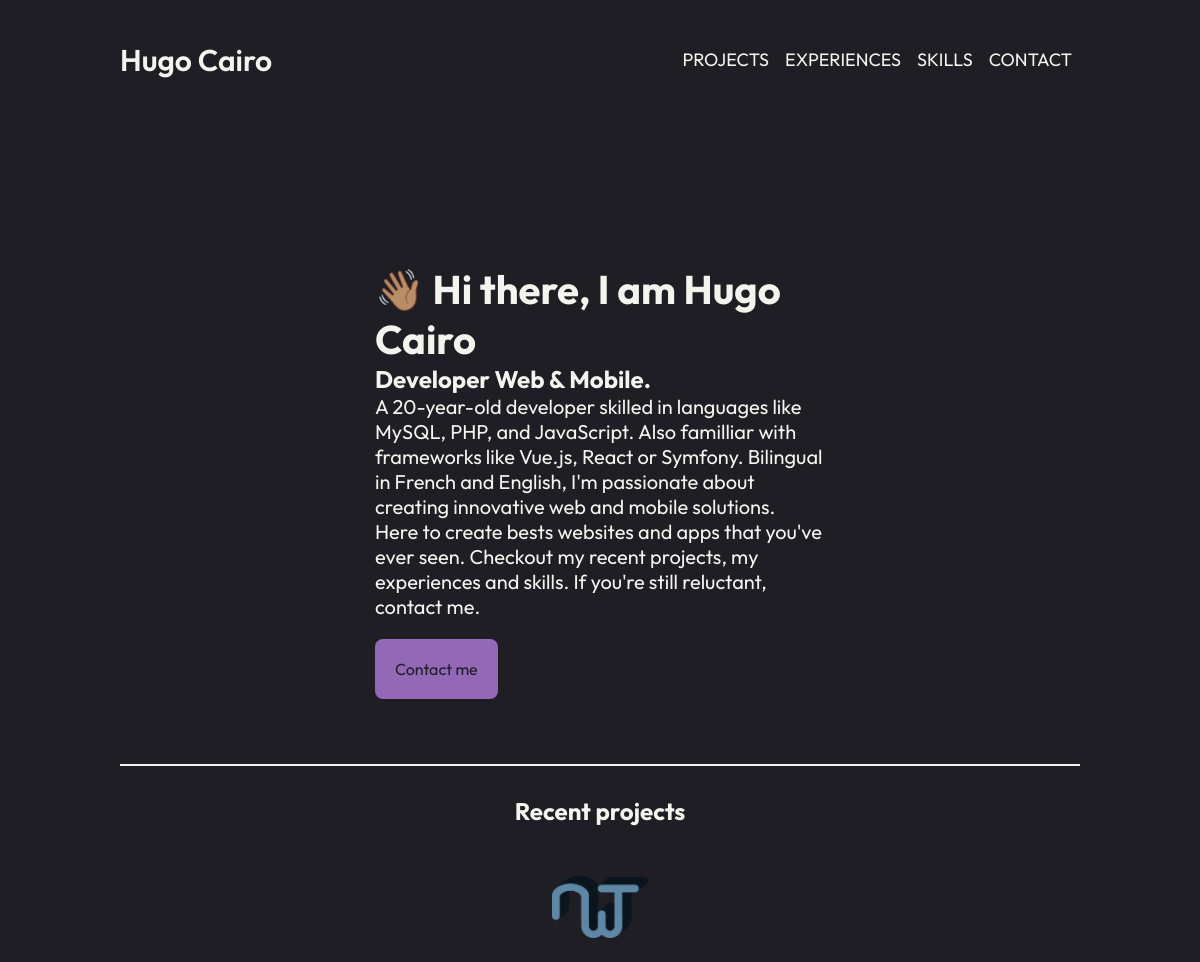
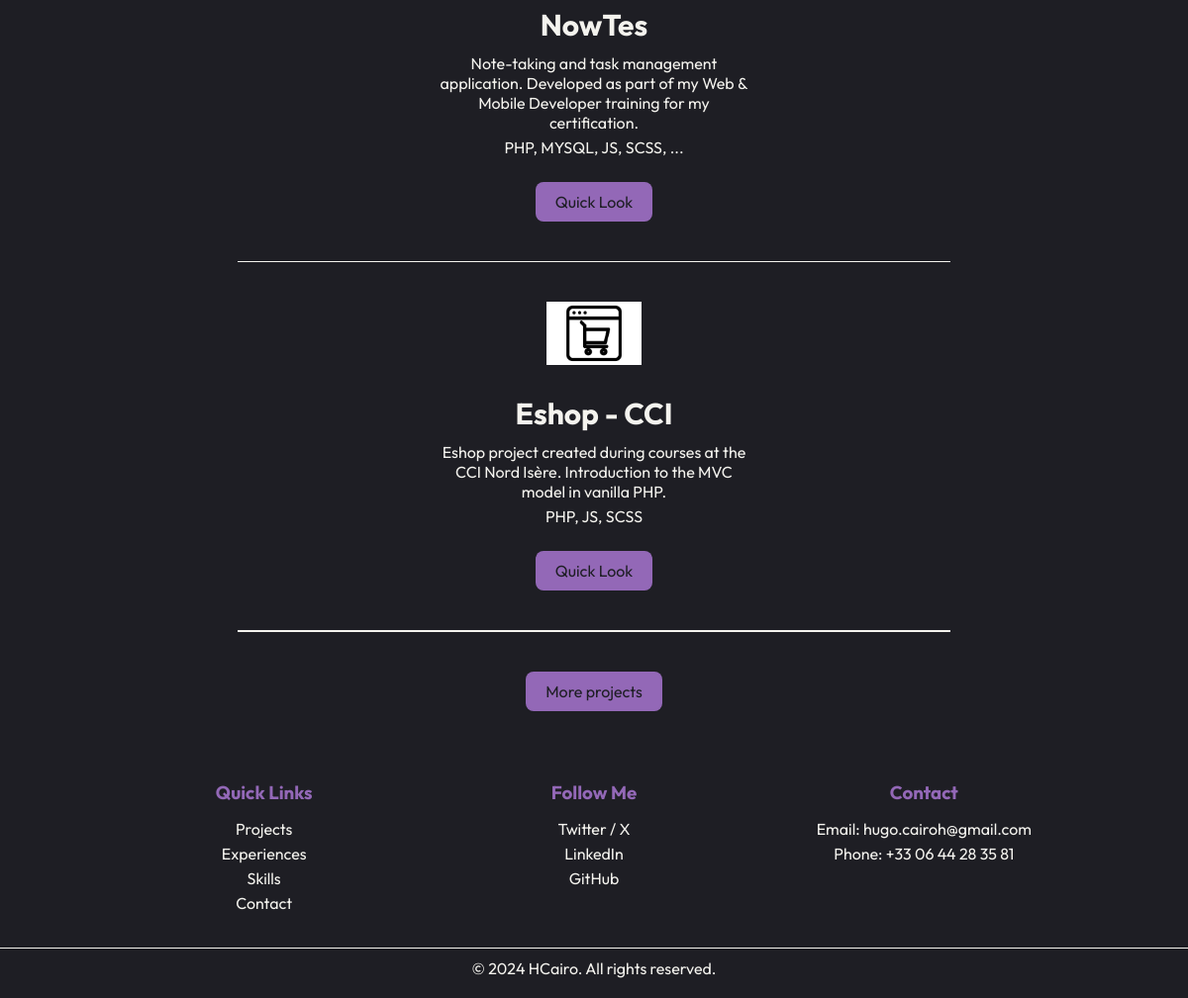
The page / on the database its author committed (2 pictures, top to bottom).
### tables this page shows
CREATE TABLE projects (
    id INT PRIMARY KEY AUTO_INCREMENT,         
    name VARCHAR(80) NOT NULL,                 
    img_url TEXT,                              
    description TEXT,                          
    technology TEXT,                           
    link TEXT                                  
);

### App/controllers/HomeController.php (called while the page is built, shortened)
<?php
class HomeController {
    protected $home;
    protected $homeView;
    public function __construct() {
        $this->home = new Home();
        $this->homeView = new HomeView();
    }
    public function displayPage() {
        $projects = $this->home->fetchProjects();
        $this->homeView->renderView($projects);
    }
}

### index.php (called while the page is built, shortened)
<?php
require_once TMP . 'menu.php';
require_once TMP . 'top.php';
require_once 'router.php';
require_once TMP . 'bottom.php';

### App/models/Home.php (called while the page is built, shortened)
<?php
class Home {
    private $db;
    public function __construct() {
        $this->db = new Database();
    }
    public function fetchProjects() {
        $query = "SELECT * FROM projects LIMIT 2";
        $pdo = $this->db->getConnection()->prepare($query);
        $pdo->execute();
        return $pdo->fetchAll(PDO::FETCH_ASSOC);
    }
}
?>

### App/Database.php (called while the page is built, shortened)
<?php
class Database {
    protected $cnx;
    public function __construct() {
        $this->host = $_ENV['DB_HOST'];
        $this->db = $_ENV['DB_NAME'];
        $this->login = $_ENV['DB_USER'];
        $this->pw = $_ENV['DB_PASS'];
        try {
            $this->cnx = new \PDO("mysql:host={$this->host};dbname={$this->db}", $this->login, $this->pw);
            $this->cnx->setAttribute(\PDO::ATTR_ERRMODE, \PDO::ERRMODE_EXCEPTION);
        } catch (\PDOException $e) {
            echo 'Connection failed: ' . $e->getMessage();
            exit;
        }
    }
    public function getConnection() {
        return $this->cnx;
    }
}
?>

### App/views/HomeView.php (the view, shortened to what this page needs)
<?php
class HomeView {
    public function renderView($projects) {
        echo'
        <div id="speech">
            <h1>👋🏽 Hi there, I am Hugo Cairo</h1>
            <h2>Developer Web & Mobile.</h2>
            <p>A 20-year-old developer skilled in languages like MySQL, PHP, and JavaScript. Also familliar with frameworks like Vue.js, React or Symfony. Bilingual in French and English, I\'m passionate about creating innovative web and mobile solutions.</p>
            <p>Here to create bests websites and apps that you\'ve ever seen. Checkout my recent projects, my experiences and skills. If you\'re still reluctant, contact me.</p>
            <a id="contact-home" href="contact">Contact me </a>
        </div>
        <span id="speech-span"></span>';
        ?>
        <h2 style="text-align: center; margin: 30px;">Recent projects</h2>
        <?php foreach ($projects as $p): ?>
            <div class="project-container">
                <img class="project-icon" src="<?= $p['img_url'] ?>" alt="Project Image">
                <div class="project-details">
                    <h2><?= $p['name'] ?></h2>
                    <p><?= $p['description'] ?></p>
                    <p><?= $p['technology'] ?></p>
                </div>
                <a class="project-link" href="<?= $p['link'] ?>">Quick Look</a>
            </div>
            <span class="project-span"></span>
        <?php endforeach;
        echo'
        <a class="more-project" href="projects">More projects</a>';
    }
}
?>

### assets/css/style.css (style rules this page uses)
* { margin: 0; padding: 0; box-sizing: border-box; }
* a { color: #f4f3ee; text-decoration: none; }
* body { background: #1E1E24; font-family: "Outfit", sans-serif; color: #f4f3ee; }
#speech { display: block; margin: auto; width: 45%; padding: 45px; }
#speech h1 { font-size: 40px; }
#speech p { font-size: 20px; }
#speech #contact-home { display: inline-block; margin: 20px 0; padding: 20px; background: #9368B7; border-radius: 8px; color: #1E1E24; }
#speech-span { display: block; width: 80%; margin: 0 auto; height: 1.5px; background: #f4f3ee; }
.project-container { width: 30%; margin: 20px auto; padding: 20px; text-align: center; display: flex; flex-direction: column; align-items: center; }
.project-container .project-icon { width: 30%; height: auto; margin-bottom: 20px; }
.project-container .project-details { width: 100%; }
.project-container .project-details h2 { margin: 10px 0; font-size: 30px; color: #f4f3ee; }
.project-container .project-details p { margin: 5px 0; font-size: 16px; color: #f4f3ee; }
.project-container .project-link { display: inline-block; margin-top: 20px; padding: 10px 20px; background: #9368B7; border-radius: 8px; color: #1E1E24; text-decoration: none; }
.project-span { display: block; width: 60%; margin: 0 auto; height: 1.5px; background: #f4f3ee; }
.more-project { display: block; width: -moz-fit-content; width: fit-content; padding: 10px 20px; margin: 40px auto; background: #9368B7; border-radius: 8px; color: #1E1E24; text-decoration: none; text-align: center; }

### rows shown on the page
projects: img_url (picture), name "NowTes", description "Note-taking and task management application. Developed as part of my Web & Mobile Developer training for my certification.", technology "PHP, MYSQL, JS, SCSS, ..."
projects: img_url (picture), name "Eshop - CCI", description "Eshop project created during courses at the CCI Nord Isère. Introduction to the MVC model in vanilla PHP.", technology "PHP, JS, SCSS"
